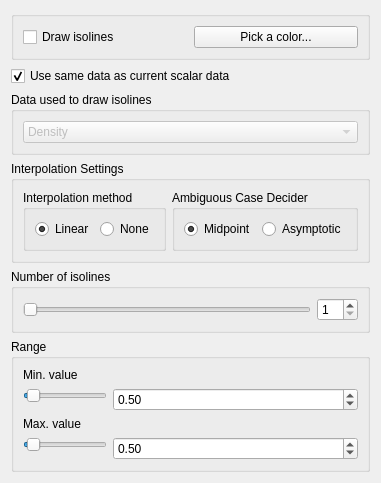
          <widget class="QWidget" name="isolinesSettingsPage">
           <property name="autoFillBackground">
            <bool>true</bool>
           </property>
           <attribute name="title">
            <string>Isolines</string>
           </attribute>
           <layout class="QVBoxLayout" name="verticalLayout_2">
            <item>
             <widget class="QGroupBox" name="isolinesDrawSettingsGroupBox">
              <property name="maximumSize">
               <size>
                <width>16777215</width>
                <height>70</height>
               </size>
              </property>
              <property name="title">
               <string/>
              </property>
              <layout class="QHBoxLayout" name="horizontalLayout_9">
               <item>
                <widget class="QCheckBox" name="isolinesDrawIsolinesCheckBox">
                 <property name="text">
                  <string>Draw isolines</string>
                 </property>
                </widget>
               </item>
               <item>
                <widget class="QPushButton" name="isolinesColorPickerButton">
                 <property name="maximumSize">
                  <size>
                   <width>200</width>
                   <height>16777215</height>
                  </size>
                 </property>
                 <property name="text">
                  <string>Pick a color...</string>
                 </property>
                </widget>
               </item>
              </layout>
             </widget>
            </item>
            <item>
             <widget class="QCheckBox" name="isolinesUseCurrentScalarDataCheckBox">
              <property name="text">
               <string>Use same data as current scalar data</string>
              </property>
              <property name="checked">
               <bool>true</bool>
              </property>
             </widget>
            </item>
            <item>
             <widget class="QGroupBox" name="isolinesDataGroupBox">
              <property name="maximumSize">
               <size>
                <width>16777215</width>
                <height>80</height>
               </size>
              </property>
              <property name="title">
               <string>Data used to draw isolines</string>
              </property>
              <layout class="QVBoxLayout" name="verticalLayout_12">
               <item>
                <widget class="QComboBox" name="isolinesDataComboBox">
                 <property name="enabled">
                  <bool>false</bool>
                 </property>
                 <item>
                  <property name="text">
                   <string>Density</string>
                  </property>
                 </item>
                 <item>
                  <property name="text">
                   <string>Velocity magnitude</string>
                  </property>
                 </item>
                 <item>
                  <property name="text">
                   <string>Force field magnitude</string>
                  </property>
                 </item>
                 <item>
                  <property name="text">
                   <string>Velocity divergence</string>
                  </property>
                 </item>
                 <item>
                  <property name="text">
                   <string>Force field divergence</string>
                  </property>
                 </item>
                </widget>
               </item>
              </layout>
             </widget>
            </item>
            <item>
             <widget class="QGroupBox" name="isolinesInterpolationSettingsGroupBox">
              <property name="maximumSize">
               <size>
                <width>16777215</width>
                <height>180</height>
               </size>
              </property>
              <property name="title">
               <string>Interpolation Settings</string>
              </property>
              <layout class="QHBoxLayout" name="horizontalLayout_5">
               <item>
                <widget class="QGroupBox" name="isolinesInterpolationMethodSettingsGroupBox">
                 <property name="minimumSize">
                  <size>
                   <width>0</width>
                   <height>0</height>
                  </size>
                 </property>
                 <property name="title">
                  <string>Interpolation method</string>
                 </property>
                 <layout class="QHBoxLayout" name="horizontalLayout_16">
                  <item>
                   <widget class="QRadioButton" name="isolinesInterpolationMethodLinearRadioButton">
                    <property name="text">
                     <string>Linear</string>
                    </property>
                    <property name="checked">
                     <bool>true</bool>
                    </property>
                   </widget>
                  </item>
                  <item>
                   <widget class="QRadioButton" name="isolinesInterpolationMethodNoneRadioButton">
                    <property name="text">
                     <string>None</string>
                    </property>
                   </widget>
                  </item>
                 </layout>
                </widget>
               </item>
               <item>
                <widget class="QGroupBox" name="isolinesAmbiguousCaseDeciderSettingsGroupBox">
                 <property name="minimumSize">
                  <size>
                   <width>0</width>
                   <height>0</height>
                  </size>
                 </property>
                 <property name="title">
                  <string>Ambiguous Case Decider</string>
                 </property>
                 <layout class="QHBoxLayout" name="horizontalLayout_15">
                  <item>
                   <widget class="QRadioButton" name="isolinesAmbiguousCaseDeciderMidpointRadioButton">
                    <property name="text">
                     <string>Midpoint</string>
                    </property>
                    <property name="checked">
                     <bool>true</bool>
                    </property>
                   </widget>
                  </item>
                  <item>
                   <widget class="QRadioButton" name="isolinesAmbiguousCaseDeciderAsymptoticRadioButton">
                    <property name="minimumSize">
                     <size>
                      <width>0</width>
                      <height>0</height>
                     </size>
                    </property>
                    <property name="text">
                     <string>Asymptotic</string>
                    </property>
                    <property name="checked">
                     <bool>false</bool>
                    </property>
                   </widget>
                  </item>
                 </layout>
                </widget>
               </item>
              </layout>
             </widget>
            </item>
            <item>
             <widget class="QGroupBox" name="isolinesNumberOfIsolinesGroupBox">
              <property name="maximumSize">
               <size>
                <width>16777215</width>
                <height>80</height>
               </size>
              </property>
              <property name="title">
               <string>Number of isolines</string>
              </property>
              <layout class="QHBoxLayout" name="horizontalLayout_7">
               <item>
                <widget class="QSlider" name="isolinesNumberOfIsolinesSlider">
                 <property name="minimum">
                  <number>1</number>
                 </property>
                 <property name="maximum">
                  <number>20</number>
                 </property>
                 <property name="orientation">
                  <enum>Qt::Horizontal</enum>
                 </property>
                </widget>
               </item>
               <item>
                <widget class="QSpinBox" name="isolinesNumberOfIsolinesSpinBox">
                 <property name="minimum">
                  <number>1</number>
                 </property>
                 <property name="maximum">
                  <number>20</number>
                 </property>
                </widget>
               </item>
              </layout>
             </widget>
            </item>
            <item>
             <widget class="QGroupBox" name="isolinesRangeGroupBox">
              <property name="maximumSize">
               <size>
                <width>16777215</width>
                <height>150</height>
               </size>
              </property>
              <property name="title">
               <string>Range</string>
              </property>
              <layout class="QFormLayout" name="formLayout_6">
               <item row="1" column="0">
                <widget class="QSlider" name="isolinesRangeRhoMinSlider">
                 <property name="maximum">
                  <number>100</number>
                 </property>
                 <property name="value">
                  <number>5</number>
                 </property>
                 <property name="orientation">
                  <enum>Qt::Horizontal</enum>
                 </property>
                </widget>
               </item>
               <item row="3" column="0">
                <widget class="QSlider" name="isolinesRangeRhoMaxSlider">
                 <property name="maximum">
                  <number>100</number>
                 </property>
                 <property name="value">
                  <number>5</number>
                 </property>
                 <property name="orientation">
                  <enum>Qt::Horizontal</enum>
                 </property>
                </widget>
               </item>
               <item row="0" column="0">
                <widget class="QLabel" name="isolinesRangeRhoMinLabel">
                 <property name="text">
                  <string>Min. value</string>
                 </property>
                </widget>
               </item>
               <item row="2" column="0">
                <widget class="QLabel" name="isolinesRangeRhoMaxLabel">
                 <property name="text">
                  <string>Max. value</string>
                 </property>
                </widget>
               </item>
               <item row="1" column="1">
                <widget class="QDoubleSpinBox" name="isolinesRangeRhoMinSpinBox">
                 <property name="decimals">
                  <number>2</number>
                 </property>
                 <property name="maximum">
                  <double>10.000000000000000</double>
                 </property>
                 <property name="singleStep">
                  <double>0.100000000000000</double>
                 </property>
                 <property name="value">
                  <double>0.500000000000000</double>
                 </property>
                </widget>
               </item>
               <item row="3" column="1">
                <widget class="QDoubleSpinBox" name="isolinesRangeRhoMaxSpinBox">
                 <property name="decimals">
                  <number>2</number>
                 </property>
                 <property name="maximum">
                  <double>10.000000000000000</double>
                 </property>
                 <property name="singleStep">
                  <double>0.100000000000000</double>
                 </property>
                 <property name="value">
                  <double>0.500000000000000</double>
                 </property>
                </widget>
               </item>
              </layout>
             </widget>
            </item>
           </layout>
          </widget>
